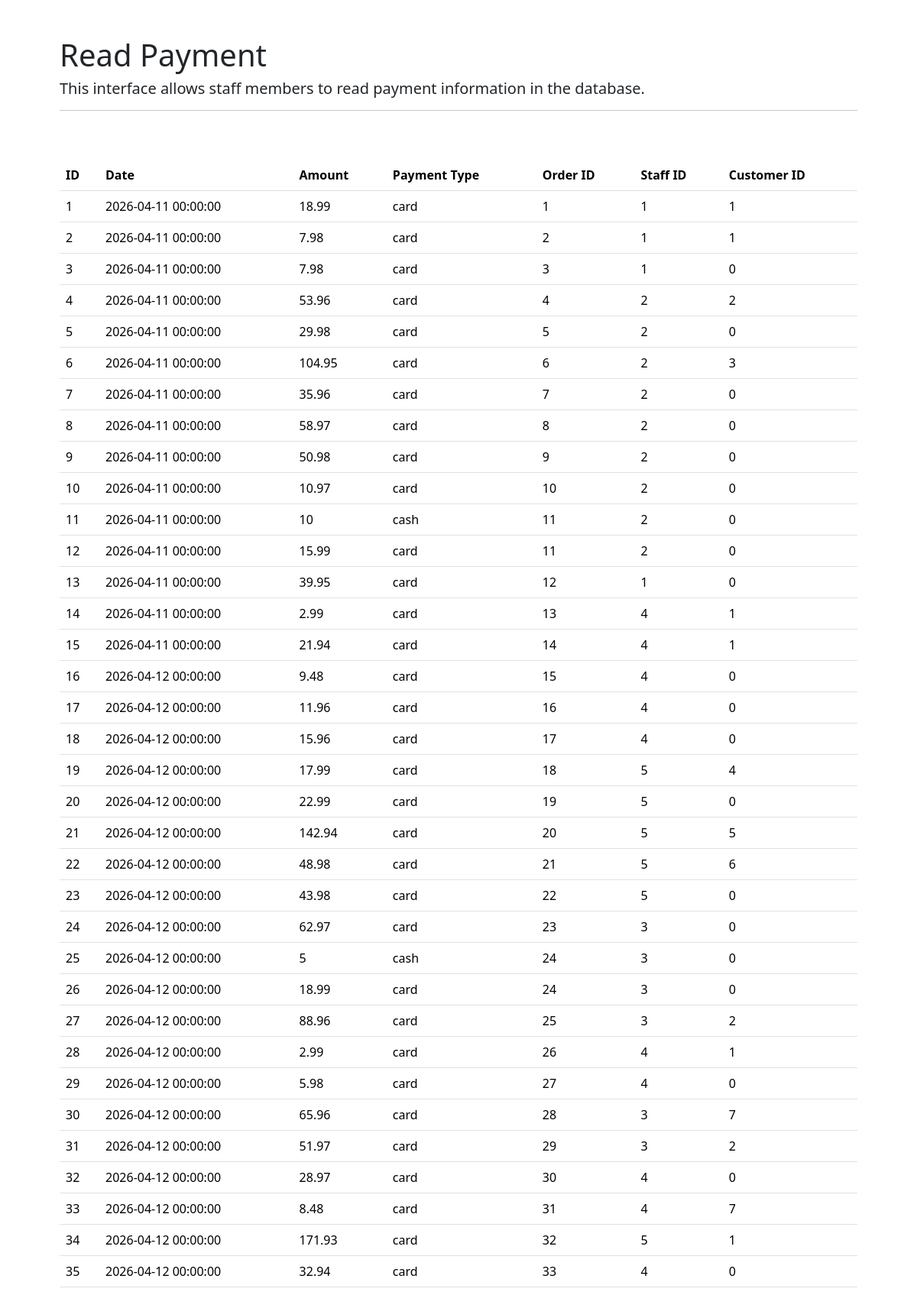
Screenshot of /final_project/read/read_payment.php with the database file from the repository.
### tables this page shows
CREATE TABLE payment (
  payment_id INT NOT NULL,
  payment_date DATETIME NOT NULL,
  payment_amount DOUBLE NOT NULL,
  payment_type VARCHAR(10) NOT NULL,
  fk_order INT,
  fk_staff_id INT,
  fk_customer_id INT,
  PRIMARY KEY (payment_id),
  FOREIGN KEY (fk_customer_id)
      REFERENCES customer(customer_id),
  FOREIGN KEY (fk_order)
      REFERENCES orders(order_id),
  FOREIGN KEY (fk_staff_id)
      REFERENCES staff(staff_id)
);

### final_project/read/read_payment.php (the view, shortened to what this page needs)
<?php
require_once '../connect.php';
$q1 = "SELECT * FROM payment";
$stmt = $conn->prepare($q1);
$stmt->execute($i);
?>
<!DOCTYPE HTML>
<html>
    <head>
         <link href="https://cdn.jsdelivr.net/npm/bootstrap@5.3.8/dist/css/bootstrap.min.css" rel="stylesheet">
    </head>
    <body>
    <div class="container p-5">
        <h1>Read Payment</h1>
        <h5>This interface allows staff members to read payment information in the database.</h5>
        <hr/>
        <br><br>
        <table class="table">
                <thead>
                    <tr>
                    <th>ID</th>
                    <th>Date</th>
                    <th>Amount</th>
                    <th>Payment Type</th>
                    <th>Order ID</th>
                    <th>Staff ID</th>
                    <th>Customer ID</th>
                    </tr>
                </thead>
                <tbody>
                <?php
                    while($payment = $stmt->fetch(PDO::FETCH_ASSOC)) { ?>
                    <tr>
                        <td><?php echo $payment["payment_id"];?></td>
                        <td><?php echo $payment["payment_date"];?></td>
                        <td><?php echo $payment["payment_amount"];?></td>
                        <td><?php echo $payment["payment_type"];?></td>
                        <td><?php echo $payment["fk_order"];?></td>
                        <td><?php echo $payment["fk_staff_id"];?></td>
                        <td><?php echo $payment["fk_customer_id"];?></td>
                    </tr>
                <?php
                    } ?>
                </tbody>
                </table>
    </div>
    </body>
</html>

### rows the page displays
payment: payment_id "1", payment_date "2026-04-11 00:00:00", payment_amount "18.99", payment_type "card", fk_order "1", fk_staff "1", fk_customer "1"
payment: payment_id "2", payment_date "2026-04-11 00:00:00", payment_amount "7.98", payment_type "card", fk_order "2", fk_staff "1", fk_customer "1"
payment: payment_id "3", payment_date "2026-04-11 00:00:00", payment_amount "7.98", payment_type "card", fk_order "3", fk_staff "1", fk_customer "0"
payment: payment_id "4", payment_date "2026-04-11 00:00:00", payment_amount "53.96", payment_type "card", fk_order "4", fk_staff "2", fk_customer "2"
payment: payment_id "5", payment_date "2026-04-11 00:00:00", payment_amount "29.98", payment_type "card", fk_order "5", fk_staff "2", fk_customer "0"
payment: payment_id "6", payment_date "2026-04-11 00:00:00", payment_amount "104.95", payment_type "card", fk_order "6", fk_staff "2", fk_customer "3"
payment: payment_id "7", payment_date "2026-04-11 00:00:00", payment_amount "35.96", payment_type "card", fk_order "7", fk_staff "2", fk_customer "0"
payment: payment_id "8", payment_date "2026-04-11 00:00:00", payment_amount "58.97", payment_type "card", fk_order "8", fk_staff "2", fk_customer "0"
payment: payment_id "9", payment_date "2026-04-11 00:00:00", payment_amount "50.98", payment_type "card", fk_order "9", fk_staff "2", fk_customer "0"
payment: payment_id "10", payment_date "2026-04-11 00:00:00", payment_amount "10.97", payment_type "card", fk_order "10", fk_staff "2", fk_customer "0"
payment: payment_id "11", payment_date "2026-04-11 00:00:00", payment_amount "10", payment_type "cash", fk_order "11", fk_staff "2", fk_customer "0"
payment: payment_id "12", payment_date "2026-04-11 00:00:00", payment_amount "15.99", payment_type "card", fk_order "11", fk_staff "2", fk_customer "0"
payment: payment_id "13", payment_date "2026-04-11 00:00:00", payment_amount "39.95", payment_type "card", fk_order "12", fk_staff "1", fk_customer "0"
payment: payment_id "14", payment_date "2026-04-11 00:00:00", payment_amount "2.99", payment_type "card", fk_order "13", fk_staff "4", fk_customer "1"
payment: payment_id "15", payment_date "2026-04-11 00:00:00", payment_amount "21.94", payment_type "card", fk_order "14", fk_staff "4", fk_customer "1"
payment: payment_id "16", payment_date "2026-04-12 00:00:00", payment_amount "9.48", payment_type "card", fk_order "15", fk_staff "4", fk_customer "0"
payment: payment_id "17", payment_date "2026-04-12 00:00:00", payment_amount "11.96", payment_type "card", fk_order "16", fk_staff "4", fk_customer "0"
payment: payment_id "18", payment_date "2026-04-12 00:00:00", payment_amount "15.96", payment_type "card", fk_order "17", fk_staff "4", fk_customer "0"
payment: payment_id "19", payment_date "2026-04-12 00:00:00", payment_amount "17.99", payment_type "card", fk_order "18", fk_staff "5", fk_customer "4"
payment: payment_id "20", payment_date "2026-04-12 00:00:00", payment_amount "22.99", payment_type "card", fk_order "19", fk_staff "5", fk_customer "0"
payment: payment_id "21", payment_date "2026-04-12 00:00:00", payment_amount "142.94", payment_type "card", fk_order "20", fk_staff "5", fk_customer "5"
payment: payment_id "22", payment_date "2026-04-12 00:00:00", payment_amount "48.98", payment_type "card", fk_order "21", fk_staff "5", fk_customer "6"
payment: payment_id "23", payment_date "2026-04-12 00:00:00", payment_amount "43.98", payment_type "card", fk_order "22", fk_staff "5", fk_customer "0"
payment: payment_id "24", payment_date "2026-04-12 00:00:00", payment_amount "62.97", payment_type "card", fk_order "23", fk_staff "3", fk_customer "0"
payment: payment_id "25", payment_date "2026-04-12 00:00:00", payment_amount "5", payment_type "cash", fk_order "24", fk_staff "3", fk_customer "0"
payment: payment_id "26", payment_date "2026-04-12 00:00:00", payment_amount "18.99", payment_type "card", fk_order "24", fk_staff "3", fk_customer "0"
payment: payment_id "27", payment_date "2026-04-12 00:00:00", payment_amount "88.96", payment_type "card", fk_order "25", fk_staff "3", fk_customer "2"
payment: payment_id "28", payment_date "2026-04-12 00:00:00", payment_amount "2.99", payment_type "card", fk_order "26", fk_staff "4", fk_customer "1"
payment: payment_id "29", payment_date "2026-04-12 00:00:00", payment_amount "5.98", payment_type "card", fk_order "27", fk_staff "4", fk_customer "0"
payment: payment_id "30", payment_date "2026-04-12 00:00:00", payment_amount "65.96", payment_type "card", fk_order "28", fk_staff "3", fk_customer "7"
payment: payment_id "31", payment_date "2026-04-12 00:00:00", payment_amount "51.97", payment_type "card", fk_order "29", fk_staff "3", fk_customer "2"
payment: payment_id "32", payment_date "2026-04-12 00:00:00", payment_amount "28.97", payment_type "card", fk_order "30", fk_staff "4", fk_customer "0"
payment: payment_id "33", payment_date "2026-04-12 00:00:00", payment_amount "8.48", payment_type "card", fk_order "31", fk_staff "4", fk_customer "7"
payment: payment_id "34", payment_date "2026-04-12 00:00:00", payment_amount "171.93", payment_type "card", fk_order "32", fk_staff "5", fk_customer "1"
payment: payment_id "35", payment_date "2026-04-12 00:00:00", payment_amount "32.94", payment_type "card", fk_order "33", fk_staff "4", fk_customer "0"
